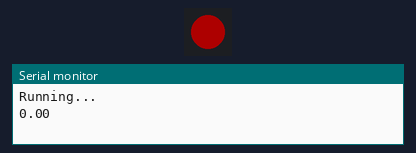
The sketch below on a simulated ESP8266 (NodeMCU). On the bench: 1 RGB LEDs in strip order, left to right, the last lines printed to the serial monitor. Dim RGB values are drawn brighter than linear.

Above: at 0.02 s.
At 1.28 s:
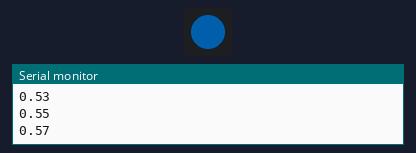
At 2.6 s:
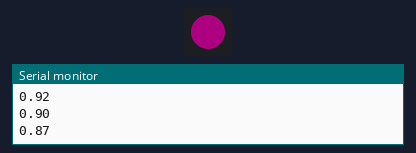
At 5.23 s:
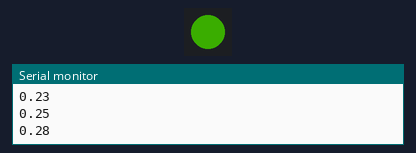
Timing chart, 0 to 5.5 s (numbered marks = the images above):
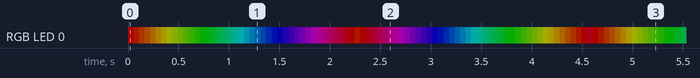

The sketch:

CycleThroughColors_Indicator_Test.ino
```cpp
/*
 * Example of using the ChainableRGB library for controlling a Grove RGB.
 * This code cycles through all the colors in an uniform way. This is accomplished using a HSB color space.
 * comments add By: http://www.seeedstudio.com/
 * Suiable for Grove - Chainable LED
 */

#include <Arduino.h>
#include <ArduinoJson.h>          //https://github.com/bblanchon/ArduinoJson
#include <ESP8266WiFi.h>          //https://github.com/esp8266/Arduino
#include <ChainableLED.h>

int NUM_LEDS = 1;
int PIN_CLK = 19;
int PIN_DATA = 20;

float hue = 0.0;
boolean up = true;

ChainableLED leds(D2, D1, NUM_LEDS); //defines the pin used on arduino.

void setup()
{

  // put your setup code here, to run once:
  Serial.begin(115200);
  Serial.setDebugOutput(true);
  Serial.println("Running...");

}


void loop() {

  for (byte i=0; i < NUM_LEDS; i++) {

    Serial.println(hue);
    leds.setColorHSB(i, hue, 1.0, 0.1);

  }

  delay(50);

  if (up) hue+= 0.025;
  else hue-= 0.025;

  if (hue>=1.0 && up) up = false;
  else if (hue<=0.0 && !up) up = true;

}
```

Measured:
- by itself, everything shown: repeats every 4.6 s, in 84 steps
